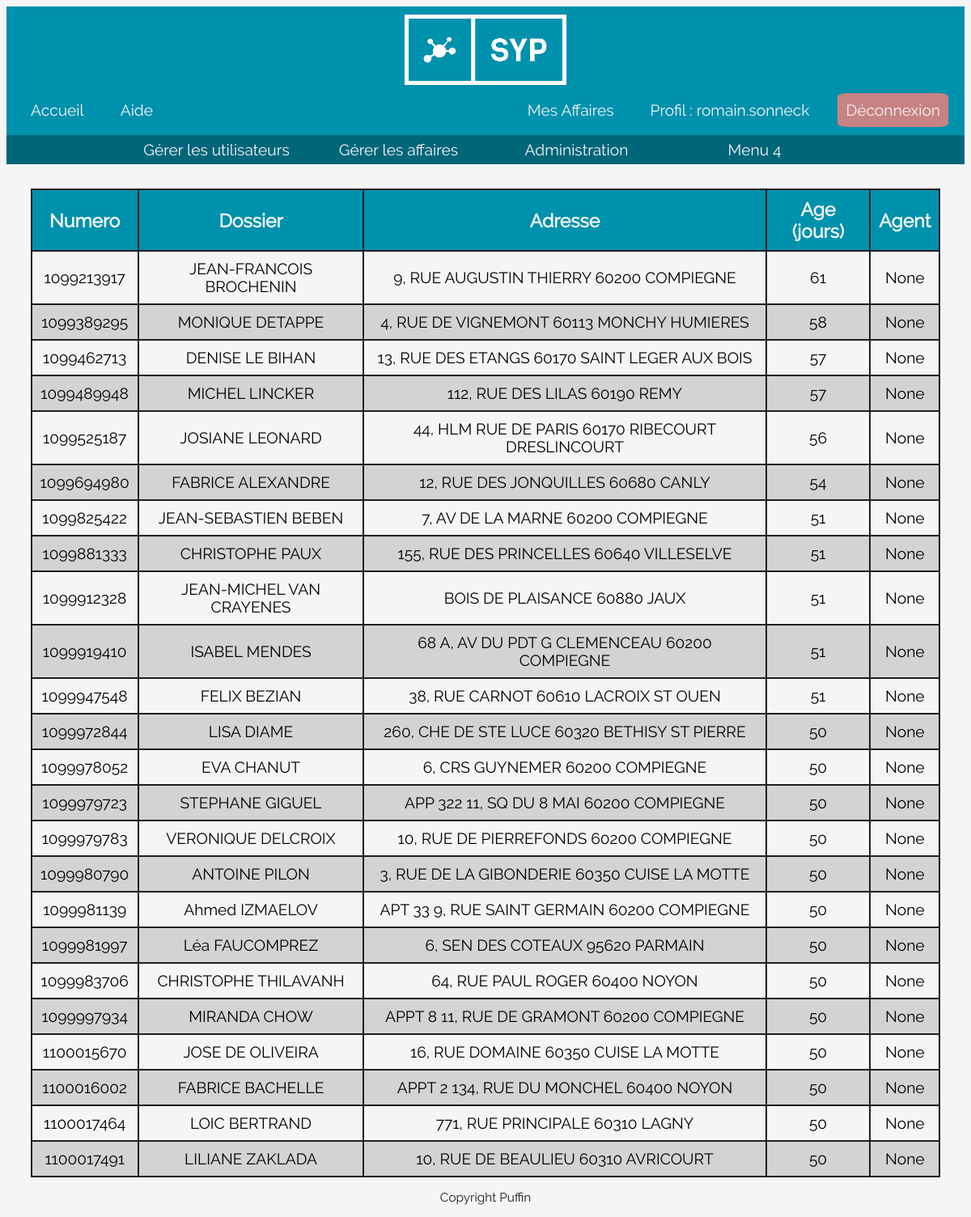
/agent/ (signed in), run on the app's committed database.
### myapp/models.py (models this page shows, shortened)
class User(UserMixin, db.Model):
    id = db.Column(db.Integer, primary_key=True)
    dgi = db.Column(db.Integer, unique=True)
    email = db.Column(db.String(64), unique=True)
    username = db.Column(db.String(64), index=True, unique=True)
    password_hash = db.Column(db.String(128))
    manager = db.Column(db.Boolean) # True : manager, False : agent
    active = db.Column(db.Boolean) # True : actif, False : inactif
    affaire = db.relationship('Affaire', backref='agent', lazy='dynamic')

class Affaire(db.Model):
    numero = db.Column(db.Integer, primary_key=True) # Numéro Illiad
    dossier = db.Column(db.String) # Nom contribuable
    adresse = db.Column(db.String) # Adresse Contribuable
    date_demande = db.Column(db.Date) # Date de la demande
    agent_id = db.Column(db.Integer, db.ForeignKey('user.id')) # Agent qui traite le dossier table user, champ id
    etat = db.Column(db.Boolean) # False : non traité, True : traité

### myapp/agent.py (the view)
@agent_blueprint.route('/')
@login_required
def mes_affaires():
    requete = Affaire.query.order_by(Affaire.date_demande)
    liste_aff = []
    for aff in requete:
        l = []
        l.append(aff.numero)
        l.append(aff.dossier)
        l.append(aff.adresse)
        l.append((datetime.today().date() - aff.date_demande).days)
        l.append(aff.agent_id)
        l.append(aff.date_demande)
        liste_aff.append(l)
    return render_template('mes_affaires.html', title="Espace agent", liste_affaires=liste_aff)

### myapp/models.py (called while the page is built)
@login.user_loader
def load_user(id):
    return User.query.get(int(id))

### myapp/templates/mes_affaires.html
{% extends "base.html" %}
{% block content %}
		<table>
            <tr>
            	<th>Numero</th>
            	<th>Dossier</th>
            	<th>Adresse</th>
            	<th>Age (jours)</th>
            	<th>Agent</th>
            </tr>
            <tr>
            {% for ligne in liste_affaires %}
				<td>{{ ligne[0] }}</td>
				<td>{{ ligne[1] }}</td>
				<td>{{ ligne[2] }}</td>
				<td>{{ ligne[3] }}</td>
				<td>{{ ligne[4] }}</td>
            </tr>
			{% endfor %}
  		</table>
{% endblock %}

### myapp/templates/base.html (shortened to what this page needs)
<!DOCTYPE html>
<html>
<head>
	<link rel="stylesheet" type="text/css" href="../static/styles/styles.css">
</head>
<body>
	<header>
		<img class="logo_page" src="../static/images/logo.png" alt="logo du logiciel">
	</header>
	<div id="navigation">
		<nav class="menu-nav">
			<ul>
				<li class="btn"><a href="{{ url_for('main_blueprint.index') }}">Accueil</a></li>
				<li class="btn"><a href="Aide.html">Aide</a></li>
			</ul>
		</nav>
		<nav class="menu-nav-right">
			<ul>
				{% if current_user.is_anonymous %}
				<li class="btn-right-conn"><a href="{{ url_for('auth_blueprint.auth') }}">Connexion</a></li>
				{% else %}
				<li class="btn"><a href="{{ url_for('agent_blueprint.mes_affaires') }}">Mes Affaires</a></li>
				<li class="btn"><a href="#">Profil : {{ current_user.username }}</a></li>
				<li class="btn-right-deco"><a href="{{ url_for('auth_blueprint.logout') }}">Déconnexion</a></li>
				{% endif %}
			</ul>
		</nav>
	</div>
<div id="navigation-manager">
	<nav class="menu-nav-manager">
	<ul class="dropdownmenu">
		{% if current_user.is_anonymous %}
		{% else %}
			{% if current_user.manager == True %}
            <li><a href="#">Gérer les utilisateurs</a>
            </li>
            <li><a href="#">Gérer les affaires</a>
            </li><li><a href="#">Administration</a>
            </li><li><a href="#">Menu 4</a>
            </li>
            	{% endif %}
            {% endif %}
       </ul>
    </nav>
</div>
	{% block content %}
	{% endblock %}
	<footer>
		<p class="footer">Copyright Puffin</p>
	</footer>
</body>
</html>

### myapp/static/styles/styles.css (style rules this page uses)
* { --blackcst: #1E1E24; --whitecst: #F5F5F5; --bluecst: #0091AD; --darkbluecst: #00667a; --lightgreycst: #d3d3d3; --darkgreycst: #989898; --redcst: #C78283; --greencst:#21A179; font-family: RRegular, arial; }
header { background-color: var(--bluecst); }
.logo_page { width: 200px; display: block; margin-left: auto; margin-right: auto; padding: 10px; }
#navigation { display: flex; justify-content: space-between; background-color: var(--bluecst); }
nav.menu-nav { display: block; background-color: var(--bluecst); text-align: left; margin-bottom: 10px; margin-right: 10px; margin-left: 10px; }
nav.menu-nav-right { display: block; background-color: var(--bluecst); text-align: right; margin-bottom: 10px; margin-right: 10px; margin-left: 10px; }
nav.menu-nav ul, nav.menu-nav-right ul { padding: 0; margin:0; }
nav.menu-nav ul li.btn { display: inline-block; list-style: none; padding: 10px; }
nav.menu-nav-right ul li.btn { display: inline-block; list-style: none; padding: 10px; }
nav.menu-nav ul li.btn a, nav.menu-nav-right ul li.btn a { color: var(--whitecst); text-decoration: none; background-color: var(--bluecst); padding: 10px; border-radius: 10%; }
nav.menu-nav-right ul li.btn-right-conn, li.btn-right-deco { display: inline-block; list-style: none; padding: 10px; background-color: var(--bluecst); }
nav.menu-nav-right ul li.btn-right-conn a, li.btn-right-deco a { color: var(--whitecst); text-decoration: none; padding: 10px; border-radius: 10%; }
nav.menu-nav-right ul li.btn-right-deco a { background-color: var(--redcst); }
nav.menu-nav-manager { text-align: center; }
.dropdownmenu { background-color: var(--darkbluecst); }
.dropdownmenu, .dropdownmenu ul { list-style-type: none; margin: 0px; margin-bottom: 30px; padding: 0px; }
.dropdownmenu li { display: inline-block; position: relative; }
.dropdownmenu a { display: block; width: 200px; height: 30px; line-height: 30px; padding: 3px 10px; text-align: center; text-decoration: none; }
.dropdownmenu li { background-color: var(--darkbluecst); }
.dropdownmenu li a { color: var(--whitecst); }
body { background-color: var(--whitecst) ; font-size: 1.2em; }
p { color: var(--blackcst); font-size: 1.2em; font-family: RRegular, arial; text-align: justify; padding-left: 2.5%; padding-right: 2.5%; }
p.footer { text-align: center; font-size: 0.8em; }
table { border-collapse: collapse; width: 95%; margin: auto; }
th, td { border: 2px solid var(--blackcst); text-align: center; vertical-align: middle; padding: 10px; }
th { background-color: var(--bluecst); font-size: 1.2em; color: var(--whitecst) }
table tr:nth-child(odd) { background-color:var(--lightgreycst); }

### data on the page
User: username "romain.sonneck"
Affaire: numero "1099213917", dossier "JEAN-FRANCOIS BROCHENIN", adresse "9, RUE AUGUSTIN THIERRY 60200 COMPIEGNE", ligne "61", ligne "None"
Affaire: numero "1099389295", dossier "MONIQUE DETAPPE", adresse "4, RUE DE VIGNEMONT 60113 MONCHY HUMIERES", ligne "58", ligne "None"
Affaire: numero "1099462713", dossier "DENISE LE BIHAN", adresse "13, RUE DES ETANGS 60170 SAINT LEGER AUX BOIS", ligne "57", ligne "None"
Affaire: numero "1099489948", dossier "MICHEL LINCKER", adresse "112, RUE DES LILAS 60190 REMY", ligne "57", ligne "None"
Affaire: numero "1099525187", dossier "JOSIANE LEONARD", adresse "44, HLM RUE DE PARIS 60170 RIBECOURT DRESLINCOURT", ligne "56", ligne "None"
Affaire: numero "1099694980", dossier "FABRICE ALEXANDRE", adresse "12, RUE DES JONQUILLES 60680 CANLY", ligne "54", ligne "None"
Affaire: numero "1099825422", dossier "JEAN-SEBASTIEN BEBEN", adresse "7, AV DE LA MARNE 60200 COMPIEGNE", ligne "51", ligne "None"
Affaire: numero "1099881333", dossier "CHRISTOPHE PAUX", adresse "155, RUE DES PRINCELLES 60640 VILLESELVE", ligne "51", ligne "None"
Affaire: numero "1099912328", dossier "JEAN-MICHEL VAN CRAYENES", adresse "BOIS DE PLAISANCE 60880 JAUX", ligne "51", ligne "None"
Affaire: numero "1099919410", dossier "ISABEL MENDES", adresse "68 A, AV DU PDT G CLEMENCEAU 60200 COMPIEGNE", ligne "51", ligne "None"
Affaire: numero "1099947548", dossier "FELIX BEZIAN", adresse "38, RUE CARNOT 60610 LACROIX ST OUEN", ligne "51", ligne "None"
Affaire: numero "1099972844", dossier "LISA DIAME", adresse "260, CHE DE STE LUCE 60320 BETHISY ST PIERRE", ligne "50", ligne "None"
Affaire: numero "1099978052", dossier "EVA CHANUT", adresse "6, CRS GUYNEMER 60200 COMPIEGNE", ligne "50", ligne "None"
Affaire: numero "1099979723", dossier "STEPHANE GIGUEL", adresse "APP 322 11, SQ DU 8 MAI 60200 COMPIEGNE", ligne "50", ligne "None"
Affaire: numero "1099979783", dossier "VERONIQUE DELCROIX", adresse "10, RUE DE PIERREFONDS 60200 COMPIEGNE", ligne "50", ligne "None"
Affaire: numero "1099980790", dossier "ANTOINE PILON", adresse "3, RUE DE LA GIBONDERIE 60350 CUISE LA MOTTE", ligne "50", ligne "None"
Affaire: numero "1099981139", dossier "Ahmed IZMAELOV", adresse "APT 33 9, RUE SAINT GERMAIN 60200 COMPIEGNE", ligne "50", ligne "None"
Affaire: numero "1099981997", dossier "Léa FAUCOMPREZ", adresse "6, SEN DES COTEAUX 95620 PARMAIN", ligne "50", ligne "None"
Affaire: numero "1099983706", dossier "CHRISTOPHE THILAVANH", adresse "64, RUE PAUL ROGER 60400 NOYON", ligne "50", ligne "None"
Affaire: numero "1099997934", dossier "MIRANDA CHOW", adresse "APPT 8 11, RUE DE GRAMONT 60200 COMPIEGNE", ligne "50", ligne "None"
Affaire: numero "1100015670", dossier "JOSE DE OLIVEIRA", adresse "16, RUE DOMAINE 60350 CUISE LA MOTTE", ligne "50", ligne "None"
Affaire: numero "1100016002", dossier "FABRICE BACHELLE", adresse "APPT 2 134, RUE DU MONCHEL 60400 NOYON", ligne "50", ligne "None"
Affaire: numero "1100017464", dossier "LOIC BERTRAND", adresse "771, RUE PRINCIPALE 60310 LAGNY", ligne "50", ligne "None"
Affaire: numero "1100017491", dossier "LILIANE ZAKLADA", adresse "10, RUE DE BEAULIEU 60310 AVRICOURT", ligne "50", ligne "None"
